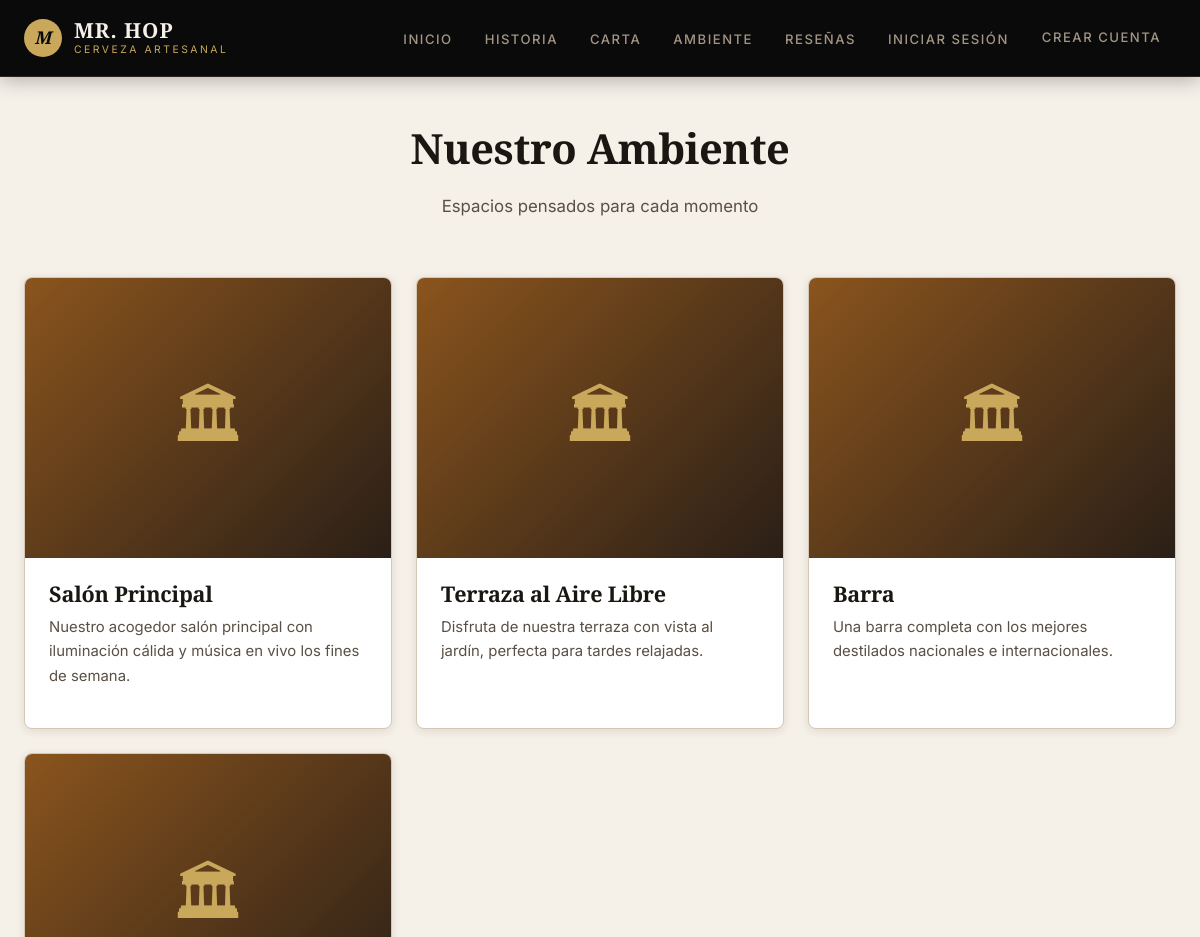
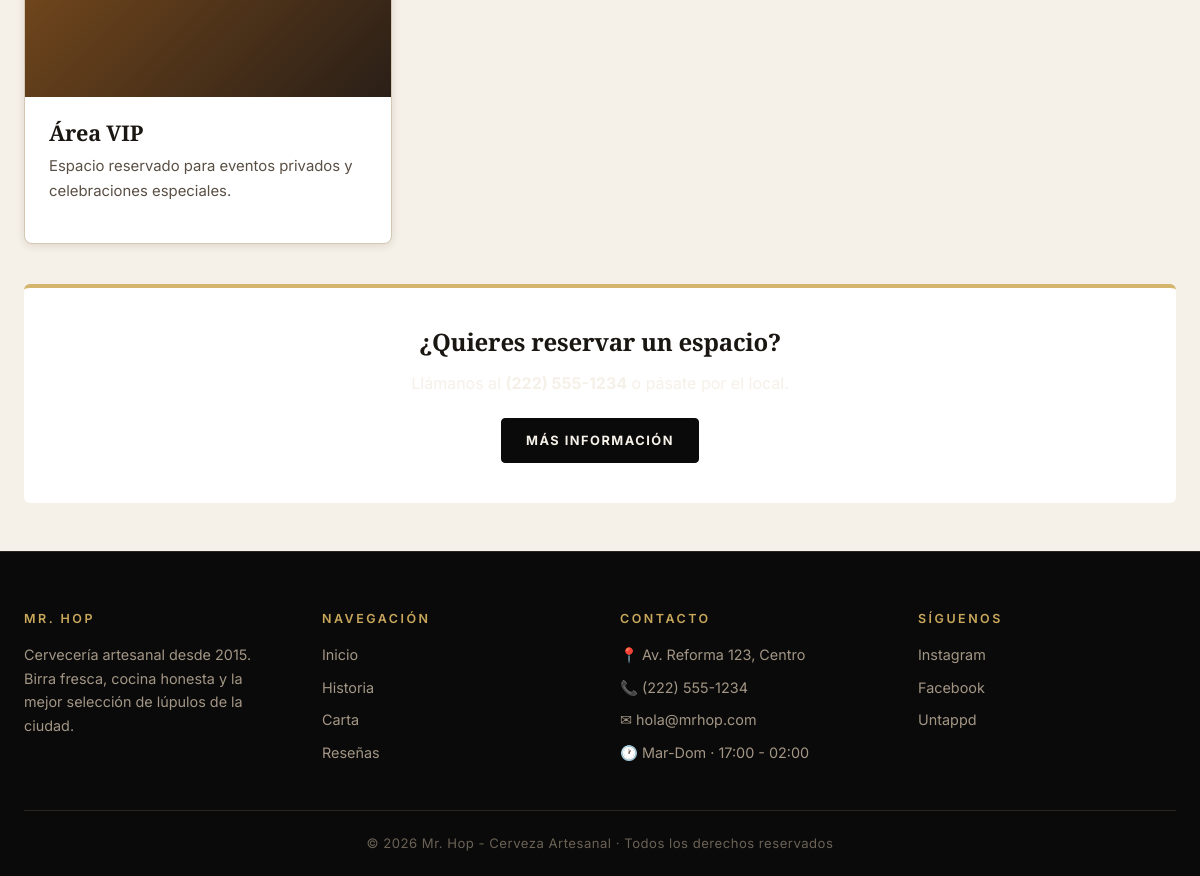
Screenshot of /index.php?controller=home&action=ambiente with the database file from the repository (2 pictures, top to bottom).
### tables this page shows
CREATE TABLE `ambiente` (
  `id` int NOT NULL AUTO_INCREMENT,
  `titulo` varchar(150) NOT NULL,
  `descripcion` text,
  `imagen` varchar(255) DEFAULT 'default.jpg',
  `orden` int DEFAULT '0',
  `activo` tinyint(1) DEFAULT '1',
  PRIMARY KEY (`id`)
);

### controllers/HomeController.php (called while the page is built, shortened)
<?php
require_once ROOT_PATH . '/models/Ambiente.php';
class HomeController extends Controller {
    public function ambiente() {
        $ambienteModel = new Ambiente();
        $datos = [
            'titulo' => 'Ambiente',
            'ambientes' => $ambienteModel->listarActivos(),
        ];
        $this->view('home/ambiente', $datos);
    }
}

### config/database.php (called while the page is built, shortened)
<?php
class Database {
    private static $instance = null;
    private $connection;
    private $host = 'localhost';
    private $db_name = 'bar_restaurante';
    private $username = 'root';
    private $password = '';
    private $charset = 'utf8mb4';
    private function __construct() {
        $dsn = "mysql:host={$this->host};dbname={$this->db_name};charset={$this->charset}";
        $options = [
            PDO::ATTR_ERRMODE => PDO::ERRMODE_EXCEPTION,
            PDO::ATTR_DEFAULT_FETCH_MODE => PDO::FETCH_ASSOC,
            PDO::ATTR_EMULATE_PREPARES => false,
        ];
        try {
            $this->connection = new PDO($dsn, $this->username, $this->password, $options);
        } catch (PDOException $e) {
            die('Error de conexión a la base de datos: ' . $e->getMessage());
        }
    }
    public static function getInstance() {
        if (self::$instance === null) {
            self::$instance = new self();
        }
        return self::$instance;
    }
    public function getConnection() {
        return $this->connection;
    }
}

### models/Model.php (called while the page is built, shortened)
<?php
class Model {
    public function __construct() {
        $this->db = Database::getInstance()->getConnection();
    }
}

### models/Ambiente.php (called while the page is built, shortened)
<?php
require_once __DIR__ . '/Model.php';
class Ambiente extends Model {
    public function listarActivos() {
        $sql = "SELECT * FROM ambiente WHERE activo = 1 ORDER BY orden ASC";
        return $this->db->query($sql)->fetchAll();
    }
}

### helpers/Helper.php (called while the page is built, shortened)
<?php
class Helper {
    public static function e($str) {
        return htmlspecialchars($str ?? '', ENT_QUOTES, 'UTF-8');
    }
    public static function url($controller, $action = 'index', $params = []) {
        $url = BASE_URL . 'index.php?controller=' . $controller . '&action=' . $action;
        return $url;
    }
}

### views/home/ambiente.php (the view)
<div class="section-title">
    <h2>Nuestro Ambiente</h2>
    <p>Espacios pensados para cada momento</p>
</div>
<?php if (empty($ambientes)): ?>
    <p class="text-center" style="color: var(--color-text-light); padding: 40px;">Aún no hay información de ambientes disponible.</p>
<?php else: ?>
    <div class="grid grid-2">
        <?php foreach ($ambientes as $a): ?>
            <div class="card">
                <div class="card-image" style="height: 280px; background: linear-gradient(135deg, #8a541d, #2a1f17);">
                    <span style="font-size: 4rem;">🏛</span>
                </div>
                <div class="card-body">
                    <h3 class="card-title"><?= Helper::e($a['titulo']) ?></h3>
                    <p class="card-text"><?= Helper::e($a['descripcion']) ?></p>
                </div>
            </div>
        <?php endforeach; ?>
    </div>
<?php endif; ?>
<div class="text-center mt-4" style="background: #fff; padding: 40px; border-radius: 6px; margin-top: 40px; border-top: 4px solid var(--color-accent);">
    <h3 style="color: var(--color-primary-dark);">¿Quieres reservar un espacio?</h3>
    <p style="color: var(--color-text-light); margin: 14px 0 22px;">Llámanos al <strong>(222) 555-1234</strong> o pásate por el local.</p>
    <a href="<?= Helper::url('home', 'contacto') ?>" class="btn">Más información</a>
</div>

### public/css/style.css (style rules this page uses)
:root { --color-bg: #f5f0e8; --color-bg-alt: #ede5d6; --color-bg-card: #ffffff; --color-bg-dark: #0a0a0a; --color-bg-dark-alt: #141210; --color-bg-input: #ffffff; --color-text: #1a1612; --color-text-muted: #5a4f44; --color-text-dim: #8a7d6f; --color-text-light: #f5f0e8; --color-text-light-muted: #a39685; --color-text-light-dim: #6b6256; --color-primary: #b8954a; --color-primary-hover: #a07f3a; --color-primary-light: #c9a85c; --color-accent: #d4b56b; --color-danger: #c0392b; --color-danger-bg: #fde4e1; --color-success: #2e7d4f; --color-success-bg: #e0f0e5; --color-warning: #b8772e; --color-warning-bg: #fdeed8; --color-info: #2c5f8d; --color-info-bg: #dce8f3; --color-border: #d4c7b3; --color-border-strong: #b8a787; --color-border-dark: #2a2520; --color-shadow: rgba(58, 38, 22, 0.12); --font-display: 'Playfair Display', Georgia, serif; --font-body: 'Inter', -apple-system, sans-serif; --radius: 4px; --radius-lg: 8px; --shadow-sm: 0 2px 8px var(--color-shadow); --shadow-md: 0 6px 24px var(--color-shadow); --transition: all 0.25s ease; }
* { margin: 0; padding: 0; box-sizing: border-box; }
html { scroll-behavior: smooth; }
body { font-family: var(--font-body); background-color: var(--color-bg); color: var(--color-text); line-height: 1.65; min-height: 100vh; display: flex; flex-direction: column; -webkit-font-smoothing: antialiased; }
h1, h2, h3, h4, h5, h6 { font-family: var(--font-display); font-weight: 700; line-height: 1.15; margin-bottom: 0.5em; color: var(--color-text); letter-spacing: -0.01em; }
h2 { font-size: 2.1rem; }
h3 { font-size: 1.5rem; }
a { color: var(--color-primary); text-decoration: none; transition: var(--transition); }
p { margin-bottom: 1em; color: var(--color-text-muted); }
.btn { display: inline-block; padding: 11px 24px; background-color: var(--color-bg-dark); color: var(--color-text-light); border: 1.5px solid var(--color-bg-dark); border-radius: var(--radius); font-family: var(--font-body); font-size: 0.8rem; font-weight: 700; cursor: pointer; text-align: center; transition: var(--transition); letter-spacing: 1.5px; text-transform: uppercase; }
.section-title { text-align: center; margin-bottom: 56px; }
.section-title h2 { font-size: 2.6rem; color: var(--color-text); }
.section-title p { color: var(--color-text-muted); font-size: 1.05rem; margin-top: 14px; max-width: 560px; margin-left: auto; margin-right: auto; }
.grid { display: grid; gap: 24px; }
.grid-2 { grid-template-columns: repeat(auto-fit, minmax(280px, 1fr)); }
.card { background: var(--color-bg-card); border-radius: var(--radius-lg); overflow: hidden; border: 1px solid var(--color-border); box-shadow: var(--shadow-sm); transition: var(--transition); }
.card-image { width: 100%; height: 200px; background: linear-gradient(135deg, var(--color-bg-dark), #2a1f17); display: flex; align-items: center; justify-content: center; color: var(--color-primary-light); font-size: 3rem; }
.card-body { padding: 24px; }
.card-title { font-family: var(--font-display); font-size: 1.35rem; margin-bottom: 8px; color: var(--color-text); }
.card-text { color: var(--color-text-muted); margin-bottom: 16px; font-size: 0.93rem; }
.text-center { text-align: center; }
.mt-4 { margin-top: 2rem; }

### rows the page displays
ambiente: titulo "Salón Principal", descripcion "Nuestro acogedor salón principal con iluminación cálida y música en vivo los fines de semana."
ambiente: titulo "Terraza al Aire Libre", descripcion "Disfruta de nuestra terraza con vista al jardín, perfecta para tardes relajadas."
ambiente: titulo "Barra", descripcion "Una barra completa con los mejores destilados nacionales e internacionales."
ambiente: titulo "Área VIP", descripcion "Espacio reservado para eventos privados y celebraciones especiales."

### other values shown
APP_NAME "Mr. Hop - Cerveza Artesanal"
